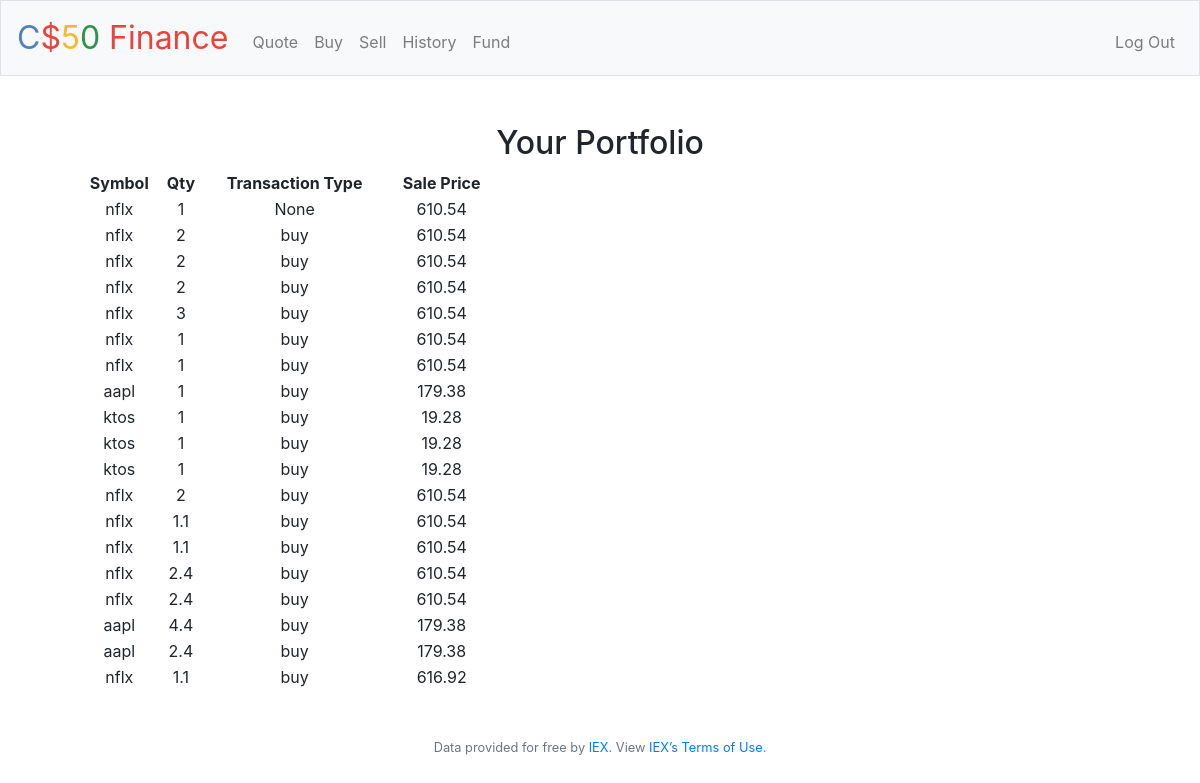
Screenshot of /history (signed in) with the database file from the repository.
### tables this page shows
CREATE TABLE 'transactions' ('transaction_id' integer PRIMARY KEY AUTOINCREMENT NOT NULL, 'user_id' integer, 'symbol' text, 'qty' integer, 'price' real, type text);

### application.py (the view)
@app.route("/history")
@login_required
def history():
    rows = db.execute("SELECT * FROM transactions WHERE user_id = ?", session["user_id"])
    return render_template("transactions.html", rows=rows)

### application.py (called while the page is built)
@app.after_request
def after_request(response):
    response.headers["Cache-Control"] = "no-cache, no-store, must-revalidate"
    response.headers["Expires"] = 0
    response.headers["Pragma"] = "no-cache"
    return response

### helpers.py (called while the page is built)
def login_required(f):
    @wraps(f)
    def decorated_function(*args, **kwargs):
        if session.get("user_id") is None:
            return redirect("/login")
        return f(*args, **kwargs)
    return decorated_function

### templates/transactions.html (shortened to what this page needs)
{% extends "layout.html" %}
{% block main %}
    <form action="/history" method="post">
            <div class="section">
                <h2>Your Portfolio</h2>
                <table style="width:40%;text-align:center">
                    <thead>
                        <tr>
                            <th>Symbol</th>
                            <th>Qty</th>
                            <th>Transaction Type</th>
                            <th>Sale Price</th>
                        </tr>
                    </thead>
                    <tbody>
                        {% for row in rows %}
                            <tr>
                                <td>{{ row['symbol'] }}</td>
                                <td>{{ row['qty'] }}</td>
                                <td>{{ row['type'] }}</td>
                                <td>{{ row['price'] }}</td>
                            </tr>
                        {% endfor %}
                    </tbody>
                </table>
            </div>
    </form>
{% endblock %}

### rows the page displays
transactions: symbol "nflx", qty "1", type "None", price "610.54"
transactions: symbol "nflx", qty "2", type "buy", price "610.54"
transactions: symbol "nflx", qty "2", type "buy", price "610.54"
transactions: symbol "nflx", qty "2", type "buy", price "610.54"
transactions: symbol "nflx", qty "3", type "buy", price "610.54"
transactions: symbol "nflx", qty "1", type "buy", price "610.54"
transactions: symbol "nflx", qty "1", type "buy", price "610.54"
transactions: symbol "aapl", qty "1", type "buy", price "179.38"
transactions: symbol "ktos", qty "1", type "buy", price "19.28"
transactions: symbol "ktos", qty "1", type "buy", price "19.28"
transactions: symbol "ktos", qty "1", type "buy", price "19.28"
transactions: symbol "nflx", qty "2", type "buy", price "610.54"
transactions: symbol "nflx", qty "1.1", type "buy", price "610.54"
transactions: symbol "nflx", qty "1.1", type "buy", price "610.54"
transactions: symbol "nflx", qty "2.4", type "buy", price "610.54"
transactions: symbol "nflx", qty "2.4", type "buy", price "610.54"
transactions: symbol "aapl", qty "4.4", type "buy", price "179.38"
transactions: symbol "aapl", qty "2.4", type "buy", price "179.38"
transactions: symbol "nflx", qty "1.1", type "buy", price "616.92"
